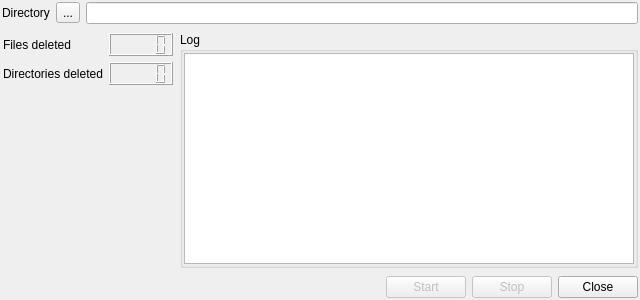
<?xml version="1.0" encoding="UTF-8"?>
<ui version="4.0">
 <class>QDEmptyDirectory</class>
 <widget class="QDialog" name="QDEmptyDirectory">
  <property name="geometry">
   <rect>
    <x>0</x>
    <y>0</y>
    <width>640</width>
    <height>300</height>
   </rect>
  </property>
  <property name="windowTitle">
   <string>Empy directories</string>
  </property>
  <layout class="QVBoxLayout" name="verticalLayout">
   <property name="leftMargin">
    <number>1</number>
   </property>
   <property name="topMargin">
    <number>1</number>
   </property>
   <property name="rightMargin">
    <number>1</number>
   </property>
   <property name="bottomMargin">
    <number>1</number>
   </property>
   <item>
    <widget class="QWidget" name="widget" native="true">
     <layout class="QHBoxLayout" name="horizontalLayout_3">
      <property name="leftMargin">
       <number>1</number>
      </property>
      <property name="topMargin">
       <number>1</number>
      </property>
      <property name="rightMargin">
       <number>1</number>
      </property>
      <property name="bottomMargin">
       <number>1</number>
      </property>
      <item>
       <widget class="QLabel" name="label">
        <property name="text">
         <string>Directory</string>
        </property>
       </widget>
      </item>
      <item>
       <widget class="QToolButton" name="QTBDirectory">
        <property name="text">
         <string>...</string>
        </property>
       </widget>
      </item>
      <item>
       <widget class="QLineEdit" name="QLEDirectory">
        <property name="text">
         <string/>
        </property>
        <property name="readOnly">
         <bool>false</bool>
        </property>
       </widget>
      </item>
     </layout>
    </widget>
   </item>
   <item>
    <widget class="QWidget" name="widget_3" native="true">
     <layout class="QHBoxLayout" name="horizontalLayout_4">
      <property name="leftMargin">
       <number>1</number>
      </property>
      <property name="topMargin">
       <number>1</number>
      </property>
      <property name="rightMargin">
       <number>1</number>
      </property>
      <property name="bottomMargin">
       <number>1</number>
      </property>
      <item>
       <widget class="QWidget" name="widget_8" native="true">
        <layout class="QGridLayout" name="gridLayout">
         <property name="leftMargin">
          <number>1</number>
         </property>
         <property name="topMargin">
          <number>1</number>
         </property>
         <property name="rightMargin">
          <number>1</number>
         </property>
         <property name="bottomMargin">
          <number>1</number>
         </property>
         <item row="0" column="0">
          <widget class="QLabel" name="label_4">
           <property name="text">
            <string>Files deleted</string>
           </property>
          </widget>
         </item>
         <item row="0" column="1">
          <widget class="QLCDNumber" name="QLCDNFilesDeleted"/>
         </item>
         <item row="1" column="1">
          <widget class="QLCDNumber" name="QLCDNDirectorieDeleted"/>
         </item>
         <item row="2" column="1">
          <spacer name="verticalSpacer_3">
           <property name="orientation">
            <enum>Qt::Vertical</enum>
           </property>
           <property name="sizeHint" stdset="0">
            <size>
             <width>20</width>
             <height>40</height>
            </size>
           </property>
          </spacer>
         </item>
         <item row="1" column="0">
          <widget class="QLabel" name="label_7">
           <property name="text">
            <string>Directories deleted</string>
           </property>
          </widget>
         </item>
        </layout>
       </widget>
      </item>
      <item>
       <widget class="QGroupBox" name="groupBox">
        <property name="title">
         <string>Log</string>
        </property>
        <layout class="QHBoxLayout" name="horizontalLayout_2">
         <property name="leftMargin">
          <number>1</number>
         </property>
         <property name="topMargin">
          <number>1</number>
         </property>
         <property name="rightMargin">
          <number>1</number>
         </property>
         <property name="bottomMargin">
          <number>1</number>
         </property>
         <item>
          <widget class="QListWidget" name="QLWLog"/>
         </item>
        </layout>
       </widget>
      </item>
     </layout>
    </widget>
   </item>
   <item>
    <widget class="QWidget" name="widget_2" native="true">
     <layout class="QHBoxLayout" name="horizontalLayout">
      <property name="leftMargin">
       <number>1</number>
      </property>
      <property name="topMargin">
       <number>1</number>
      </property>
      <property name="rightMargin">
       <number>1</number>
      </property>
      <property name="bottomMargin">
       <number>1</number>
      </property>
      <item>
       <spacer name="horizontalSpacer">
        <property name="orientation">
         <enum>Qt::Horizontal</enum>
        </property>
        <property name="sizeHint" stdset="0">
         <size>
          <width>130</width>
          <height>20</height>
         </size>
        </property>
       </spacer>
      </item>
      <item>
       <widget class="QPushButton" name="QPBStart">
        <property name="enabled">
         <bool>false</bool>
        </property>
        <property name="text">
         <string>Start</string>
        </property>
        <property name="icon">
         <iconset>
          <normaloff>:/Icone/Icone/start-icon.png</normaloff>:/Icone/Icone/start-icon.png</iconset>
        </property>
       </widget>
      </item>
      <item>
       <widget class="QPushButton" name="QPBStop">
        <property name="enabled">
         <bool>false</bool>
        </property>
        <property name="text">
         <string>Stop</string>
        </property>
        <property name="icon">
         <iconset>
          <normaloff>:/Icone/Icone/Stop-Normal-Red-icon.png</normaloff>:/Icone/Icone/Stop-Normal-Red-icon.png</iconset>
        </property>
       </widget>
      </item>
      <item>
       <widget class="QPushButton" name="QPBClose">
        <property name="text">
         <string>Close</string>
        </property>
        <property name="icon">
         <iconset>
          <normaloff>:/Icone/Icone/Cancel-icon.png</normaloff>:/Icone/Icone/Cancel-icon.png</iconset>
        </property>
       </widget>
      </item>
     </layout>
    </widget>
   </item>
  </layout>
 </widget>
 <tabstops>
  <tabstop>QTBDirectory</tabstop>
  <tabstop>QLEDirectory</tabstop>
  <tabstop>QLWLog</tabstop>
  <tabstop>QPBStart</tabstop>
  <tabstop>QPBStop</tabstop>
  <tabstop>QPBClose</tabstop>
 </tabstops>
 <resources/>
 <connections/>
</ui>
